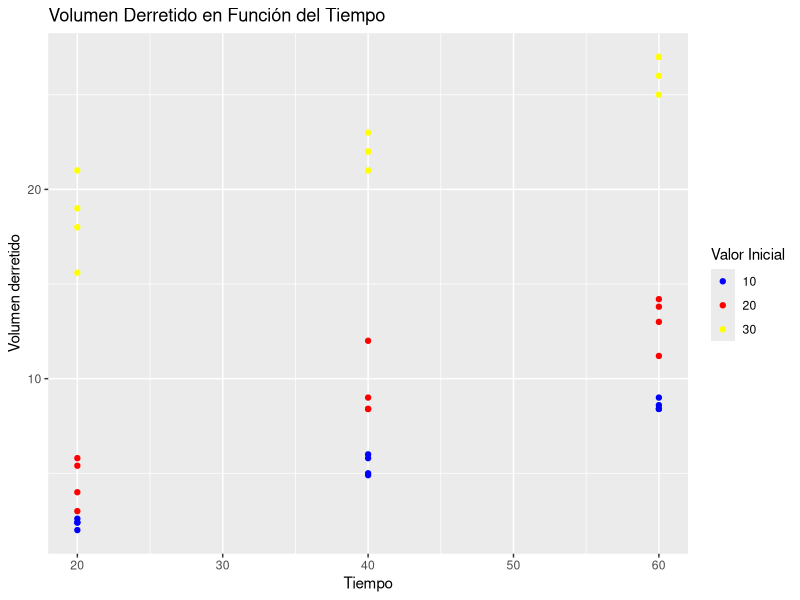

The R source for this figure:
## ---- chunk 1
knitr::opts_chunk$set(echo = FALSE,warning = FALSE,message = FALSE)
## ---- chunk 2
library(readxl)
library(kableExtra)
library(ggplot2)
library(magrittr)
## ---- chunk 3
datos <- read_excel("datos.xlsx")

datos_10ml <- datos[which(datos$Valor_inicial=='10'),]
datos_20ml <- datos[which(datos$Valor_inicial=='20'),]
datos_30ml <- datos[which(datos$Valor_inicial=='30'),]

rbind(head(datos,6)) %>%
  kbl(caption = "Primeros datos en la base de datos") %>%
  kable_styling(full_width = FALSE,latex_options = "HOLD_position") %>%
  kable_classic()

## ---- chunk 4

## ---- chunk 5
colores <- c("10" = "blue", "20" = "red","30" = "yellow")

ggplot(datos, aes(x = Tiempo, y = Volumen_derretido, color = as.factor(Valor_inicial))) +
  geom_point() +
  labs(x = "Tiempo", y = "Volumen derretido") +
  ggtitle("Volumen Derretido en Función del Tiempo") +
  scale_color_manual(name = "Valor Inicial", values = colores) +
  guides(color = guide_legend(override.aes = list(shape = 19))) 
